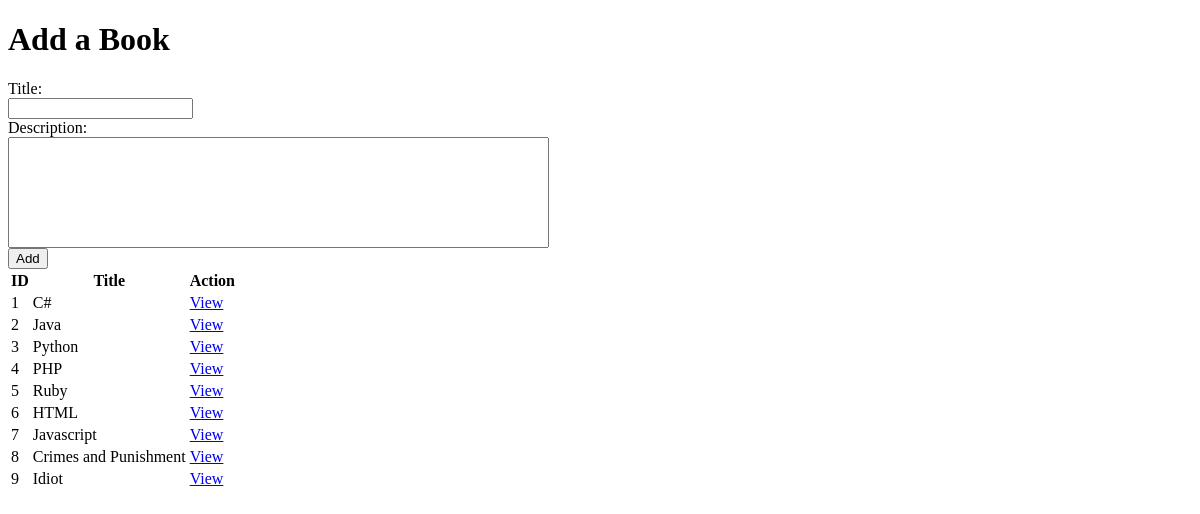
Before: / with the older database file.
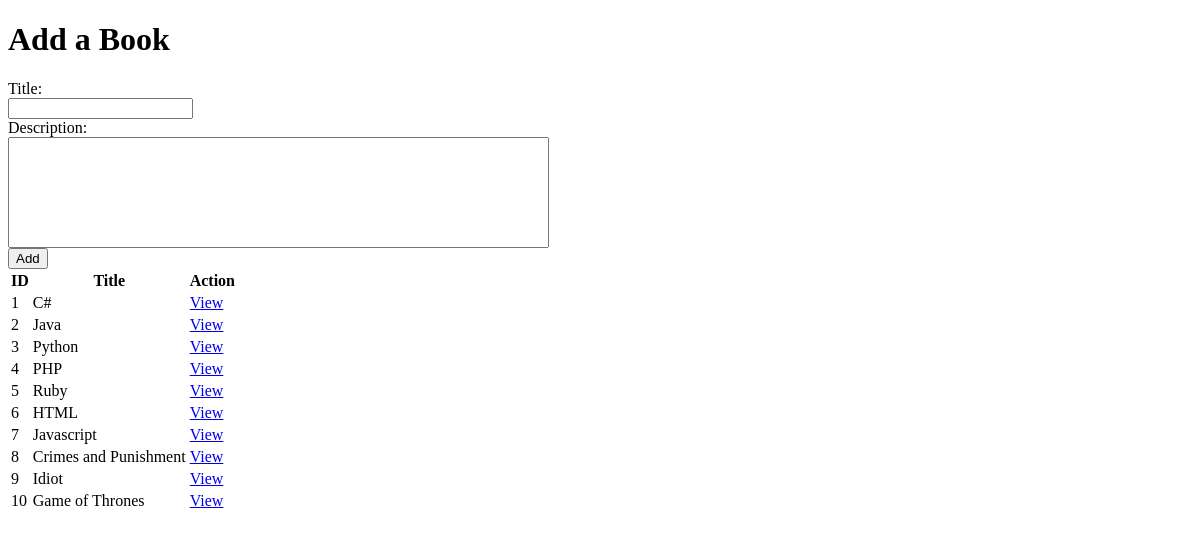
After: the same page with the newer database file.
### books_authors_app/models.py (models this page shows)
class Book(models.Model):
    title = models.CharField(max_length = 255)
    description = models.TextField()
    created_at = models.DateTimeField(auto_now_add=True)
    updated_at = models.DateTimeField(auto_now=True)

### books_authors_app/views.py (the view)
# urls.py: path('', views.index),
def index(request):
    context = {
        "books": Book.objects.all()
    }
    return render(request, "index.html", context)

### books_authors_app/templates/index.html (shortened to what this page needs)
<!DOCTYPE html>
<html lang="en">
<head>
    {%load static%}
    <link rel="stylesheet" type="text/css" href="{%static 'style.css'%}">
</head>
<body>
    <h1>Add a Book</h1>
    <form action="/book/add" method="POST">
        Title: <input type="text" name="book_title">
        Description: <textarea name="description" cols="65" rows="7"></textarea>
        <input type="submit" value="Add">
    </form>
    <table>
        <tr>
            <th>ID</th>
            <th>Title</th>
            <th>Action</th>
        </tr>
        {% for book in books %}
            <tr>
                <td>{{ book.id }}</td>
                <td>{{ book.title }}</td>
                <td><a href="/books/{{book.id}}">View</a></td>
            </tr>
        {% endfor %}
    </table>
</body>
</html>

Changed rows visible on the page:
added Book: id "10", title "Game of Thrones"
